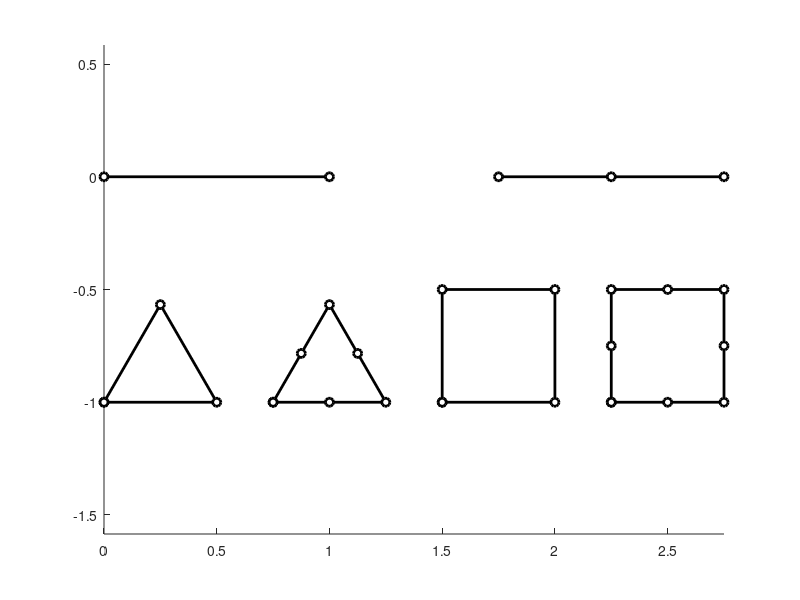

This chart was generated by the following MATLAB code:
close all; clear all; clc;
figure(1); hold on; 
x0 = 0; y0 = 0;

linex = x0+[0,1];
liney = y0+[0,0];
plot(linex,liney,'k-o','linewidth',2,'markersize',6,'markerfacecolor','w');

x0 = 1.75;
linex = x0+[0,0.5,1];
liney = y0+[0,  0,0];
plot(linex,liney,'k-o','linewidth',2,'markersize',6,'markerfacecolor','w');

x0 = 0; y0 = -1;
linex = x0+[0,0.5,0.25,0];
liney = y0+[0,  0,0.25*sqrt(3),0];
plot(linex,liney,'k-o','linewidth',2,'markersize',6,'markerfacecolor','w');

x0 = x0+0.75; 
linex = x0+[0, 0.25, 0.5, 0.375,        0.25,           0.125,         0];
liney = y0+[0, 0,    0,   0.125*sqrt(3) 0.25*sqrt(3),   0.125*sqrt(3), 0];
plot(linex,liney,'k-o','linewidth',2,'markersize',6,'markerfacecolor','w');

x0 = x0+0.75; 
linex = x0+[0, 0.5,  0.5,   0,   0];
liney = y0+[0, 0,    0.5,   0.5, 0];
plot(linex,liney,'k-o','linewidth',2,'markersize',6,'markerfacecolor','w');

x0 = x0+0.75; 
linex = x0+[0, 0.25, 0.5,  0.5, 0.5, 0.25,  0,  0,    0];
liney = y0+[0, 0,    0,    0.25,0.5, 0.5,   0.5,0.25, 0];
plot(linex,liney,'k-o','linewidth',2,'markersize',6,'markerfacecolor','w');

x0 = 0; y0 = -2;


axis equal;